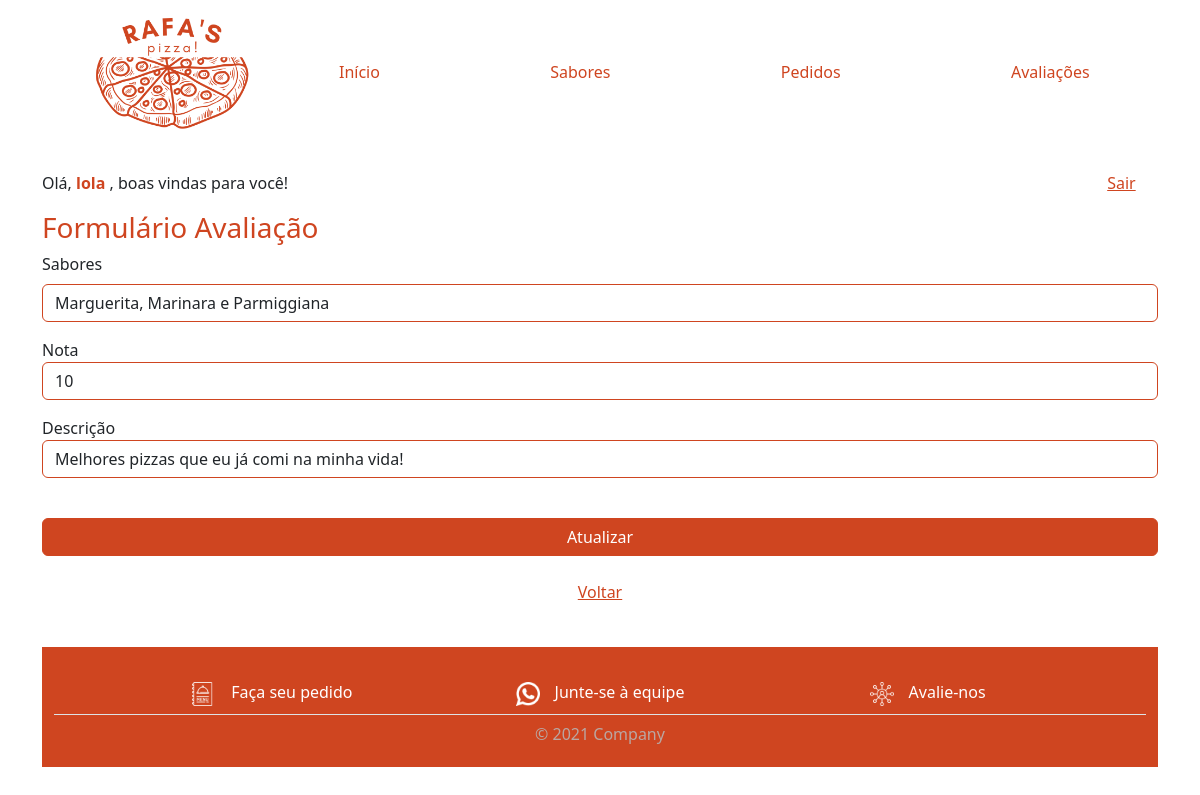
The app's page /view/AvaliacaoForm.php?id=21 (signed in) with its own data.
### tables this page shows
CREATE TABLE IF NOT EXISTS `avaliacao` (
  `id` int NOT NULL AUTO_INCREMENT,
  `usuario_id` int DEFAULT NULL,
  `sabor` varchar(100) NOT NULL,
  `nota` int NOT NULL,
  `descricao` varchar(500) NOT NULL,
  PRIMARY KEY (`id`),
  KEY `usuario_id` (`usuario_id`),
  CONSTRAINT `FK_avaliacao_usuario` FOREIGN KEY (`usuario_id`) REFERENCES `usuario` (`id`)
);

### model/BD.class.php (called while the page is built, shortened)
<?php
class BD
{
    private $host = "localhost";
    private $dbname = "db_trabalho";
    private $port = 3306;
    private $usuario = "root";
    private $senha = "";
    private $db_charset = "utf8";
    public function conn()
    {
        $conn = "mysql:host=$this->host;dbname=$this->dbname;port=$this->port";
        return new PDO(
            $conn,
            $this->usuario,
            $this->senha,
            [PDO::MYSQL_ATTR_INIT_COMMAND => "SET NAMES " . $this->db_charset]
        );
    }
    public function buscar($nome_tabela, $id)
    {
        $conn = $this->conn();
        $sql = "SELECT * FROM $nome_tabela WHERE id=?;";
        $st = $conn->prepare($sql);
        $st->execute([$id]);
        return $st->fetchObject();
    }
}

### controller/AvaliacaoController.php (called while the page is built, shortened)
<?php
include "../model/BD.class.php";
class AvaliacaoController {
    private $model;
    private $table = "avaliacao";
    public function __construct(){
        $this->model = new BD();
    }
    public function buscar($id){
        return $this->model->buscar($this->table, $id);
    }
}

### view/AvaliacaoForm.php (the view, shortened to what this page needs)
<?php
include_once '../controller/AvaliacaoController.php';
include "base/header.php";
$avaliacao = new AvaliacaoController();
if (!empty($_GET['id'])) {
  $data = $avaliacao->buscar($_GET['id']);
}
?>
<main class="container">
  <form action="AvaliacaoForm.php" method="post">
    <h3 id="redColor">Formulário Avaliação</h3>
    <div class="mb-3">
      <label for="" class="form-label">Sabores</label>
      <input type="text" class="form-control" id="redBorder" name="sabor" value="<?php echo (!empty($data->sabor) ? $data->sabor : "") ?>">
    </div>
    <div class="mb-3">
      <label for="">Nota</label>
      <input type="text" class="form-control" id="redBorder" name="nota" value="<?php echo (!empty($data->nota) ? $data->nota : "") ?>">
    </div>
    <div class="mb-3">
      <label for="">Descrição</label>
      <input type="text" class="form-control" id="redBorder" name="descricao" value="<?php echo (!empty($data->descricao) ? $data->descricao : "") ?>">
    </div><br>
    <div class="d-grid gap-2">
      <button type="submit" class="btn btn-primary" id="redButton">
        <?php echo (empty($_GET['id']) ? "Salvar" : "Atualizar") ?>
      </button>
    </div><br>
    <div class="d-flex justify-content-center">
      <a href="AvaliacaoList.php" id="redColor">Voltar</a>
    </div><br>
  </form>
</main>
<?php
include "base/rodape.php";

### css/style.css (style rules this page uses)
html { height: 100%; width: 100%; }
#redBorder { border-color: #CF4520; }
#redColor { color: #CF4520; }
#redButton { background-color: #CF4520; border-color: #CF4520; }

### records on screen
avaliacao: sabor "Marguerita, Marinara e Parmiggiana", nota "10", descricao "Melhores pizzas que eu já comi na minha vida!"

### other values on screen
$login "lola"
